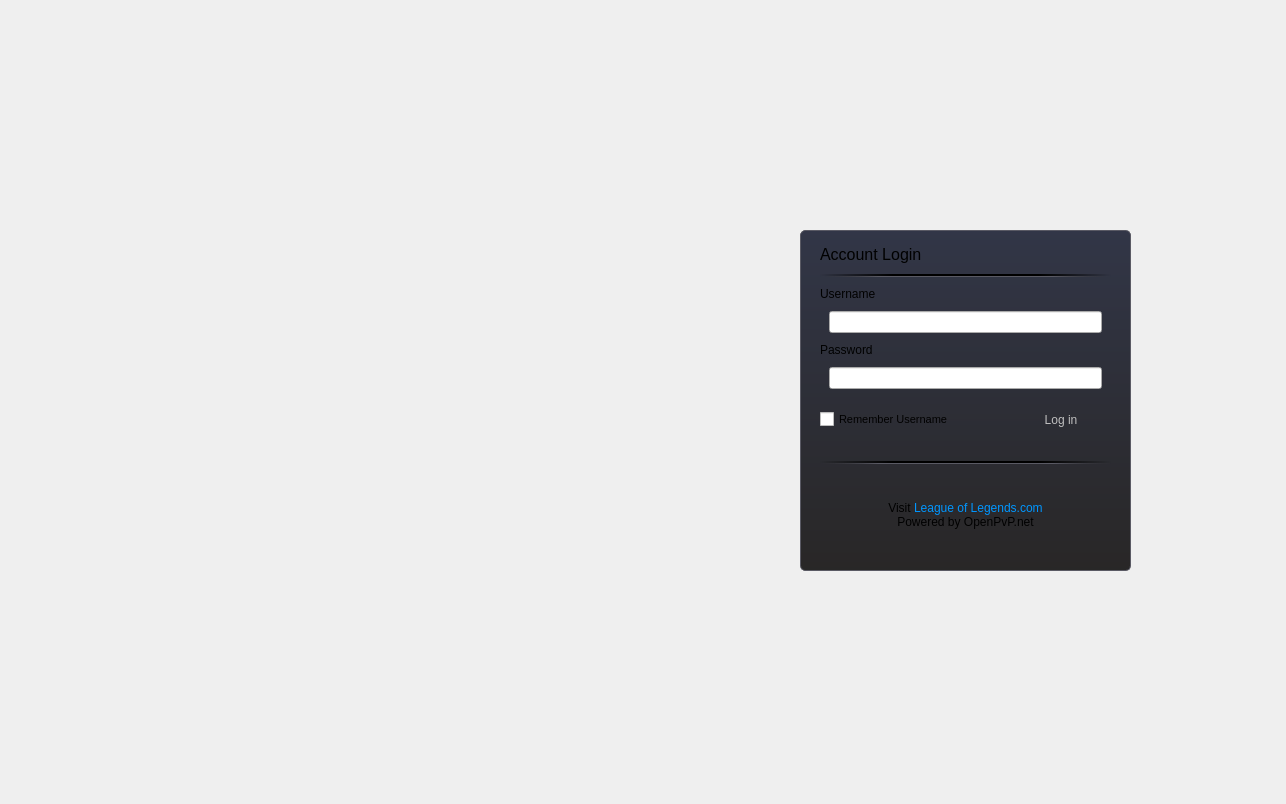
<?xml version="1.0" encoding="UTF-8"?>
<ui version="4.0">
 <class>LoginScreen</class>
 <widget class="QWidget" name="LoginScreen">
  <property name="geometry">
   <rect>
    <x>0</x>
    <y>0</y>
    <width>1286</width>
    <height>804</height>
   </rect>
  </property>
  <property name="windowTitle">
   <string/>
  </property>
  <property name="styleSheet">
   <string notr="true">#title {
	font-size: 12pt;
}

QWidget#frame {
	background-color: qlineargradient(x1: 0, y1: 0, x2: 0, y2: 1, stop: 0 rgba(15, 20, 40, 216), stop: 1 rgba(4, 2, 2, 216));
	border-style: solid;
	border-radius: 5px;
	border-width: 1px;
	border-color: rgba(90, 90, 100);
}

QFrame#line_top {
	background-color: qlineargradient(x1: 0, y1: 0, x2: 1, y2: 0, stop: 0 rgba(0, 0, 0, 0), stop: 0.25 rgba(0, 0, 0, 255), stop: 0.75 rgba(0, 0, 0, 255), stop: 1 rgba(0, 0, 0, 0));
	border-style: solid;
	border-width:0px;
	border-bottom-width:1px;
	border-bottom-color: qlineargradient(x1: 0, y1: 0, x2: 1, y2: 0, stop: 0 rgba(90, 90, 100, 0), stop: 0.2 rgba(90, 90, 100, 255), stop: 0.8 rgba(90, 90, 100, 255), stop: 1 rgba(90, 90, 100, 0));
}

QFrame#line_bot {
	background-color: qlineargradient(x1: 0, y1: 0, x2: 1, y2: 0, stop: 0 rgba(0, 0, 0, 0), stop: 0.25 rgba(0, 0, 0, 255), stop: 0.75 rgba(0, 0, 0, 255), stop: 1 rgba(0, 0, 0, 0));
	border-style: solid;
	border-width:0px;
	border-bottom-width:1px;
	border-bottom-color: qlineargradient(x1: 0, y1: 0, x2: 1, y2: 0, stop: 0 rgba(90, 90, 100, 0), stop: 0.2 rgba(90, 90, 100, 255), stop: 0.8 rgba(90, 90, 100, 255), stop: 1 rgba(90, 90, 100, 0));
}

QPushButton {
	font-weight: normal;
}
</string>
  </property>
  <widget class="QWidget" name="windowframe" native="true">
   <property name="geometry">
    <rect>
     <x>0</x>
     <y>0</y>
     <width>1286</width>
     <height>804</height>
    </rect>
   </property>
   <widget class="QLabel" name="left">
    <property name="geometry">
     <rect>
      <x>0</x>
      <y>98</y>
      <width>13</width>
      <height>647</height>
     </rect>
    </property>
    <property name="pixmap">
     <pixmap>assets/extracted/window_frame_left.png</pixmap>
    </property>
   </widget>
   <widget class="QLabel" name="top">
    <property name="geometry">
     <rect>
      <x>0</x>
      <y>0</y>
      <width>1286</width>
      <height>99</height>
     </rect>
    </property>
    <property name="text">
     <string/>
    </property>
    <property name="pixmap">
     <pixmap>assets/extracted/window_frame_top_login.png</pixmap>
    </property>
   </widget>
   <widget class="QLabel" name="bottom">
    <property name="geometry">
     <rect>
      <x>0</x>
      <y>745</y>
      <width>1286</width>
      <height>58</height>
     </rect>
    </property>
    <property name="pixmap">
     <pixmap>assets/extracted/window_frame_bottom.png</pixmap>
    </property>
   </widget>
   <widget class="QLabel" name="right">
    <property name="geometry">
     <rect>
      <x>1273</x>
      <y>98</y>
      <width>13</width>
      <height>647</height>
     </rect>
    </property>
    <property name="pixmap">
     <pixmap>assets/extracted/window_frame_right.png</pixmap>
    </property>
   </widget>
   <widget class="QLabel" name="background">
    <property name="geometry">
     <rect>
      <x>5</x>
      <y>15</y>
      <width>1272</width>
      <height>750</height>
     </rect>
    </property>
    <property name="text">
     <string/>
    </property>
    <property name="pixmap">
     <pixmap>assets/images/backgrounds/LOL_qqlogin.png</pixmap>
    </property>
   </widget>
   <widget class="QWidget" name="frame" native="true">
    <property name="geometry">
     <rect>
      <x>800</x>
      <y>230</y>
      <width>331</width>
      <height>341</height>
     </rect>
    </property>
    <layout class="QVBoxLayout" name="verticalLayout">
     <property name="spacing">
      <number>10</number>
     </property>
     <property name="leftMargin">
      <number>20</number>
     </property>
     <property name="topMargin">
      <number>15</number>
     </property>
     <property name="rightMargin">
      <number>20</number>
     </property>
     <property name="bottomMargin">
      <number>15</number>
     </property>
     <item>
      <widget class="QLabel" name="title">
       <property name="text">
        <string>Account Login</string>
       </property>
      </widget>
     </item>
     <item>
      <widget class="Line" name="line_top">
       <property name="orientation">
        <enum>Qt::Horizontal</enum>
       </property>
      </widget>
     </item>
     <item>
      <widget class="QLabel" name="lblusername">
       <property name="text">
        <string>Username</string>
       </property>
      </widget>
     </item>
     <item>
      <widget class="QWidget" name="widget" native="true">
       <layout class="QHBoxLayout" name="horizontalLayout_3">
        <property name="topMargin">
         <number>0</number>
        </property>
        <property name="bottomMargin">
         <number>0</number>
        </property>
        <item>
         <widget class="QLineEdit" name="username">
          <property name="text">
           <string/>
          </property>
         </widget>
        </item>
       </layout>
      </widget>
     </item>
     <item>
      <widget class="QLabel" name="lblpassword">
       <property name="text">
        <string>Password</string>
       </property>
      </widget>
     </item>
     <item>
      <widget class="QWidget" name="widget_2" native="true">
       <layout class="QHBoxLayout" name="horizontalLayout_4">
        <property name="topMargin">
         <number>0</number>
        </property>
        <property name="bottomMargin">
         <number>0</number>
        </property>
        <item>
         <widget class="QLineEdit" name="password">
          <property name="text">
           <string/>
          </property>
          <property name="echoMode">
           <enum>QLineEdit::Password</enum>
          </property>
         </widget>
        </item>
       </layout>
      </widget>
     </item>
     <item>
      <spacer name="verticalSpacer_2">
       <property name="orientation">
        <enum>Qt::Vertical</enum>
       </property>
       <property name="sizeType">
        <enum>QSizePolicy::Maximum</enum>
       </property>
       <property name="sizeHint" stdset="0">
        <size>
         <width>20</width>
         <height>10</height>
        </size>
       </property>
      </spacer>
     </item>
     <item>
      <layout class="QHBoxLayout" name="horizontalLayout">
       <item>
        <widget class="QCheckBox" name="remember">
         <property name="styleSheet">
          <string notr="true">font-size: 8pt;</string>
         </property>
         <property name="text">
          <string>Remember Username</string>
         </property>
        </widget>
       </item>
       <item>
        <spacer name="horizontalSpacer">
         <property name="orientation">
          <enum>Qt::Horizontal</enum>
         </property>
         <property name="sizeHint" stdset="0">
          <size>
           <width>40</width>
           <height>20</height>
          </size>
         </property>
        </spacer>
       </item>
       <item>
        <widget class="QPushButton" name="login">
         <property name="enabled">
          <bool>false</bool>
         </property>
         <property name="sizePolicy">
          <sizepolicy hsizetype="MinimumExpanding" vsizetype="Fixed">
           <horstretch>0</horstretch>
           <verstretch>0</verstretch>
          </sizepolicy>
         </property>
         <property name="minimumSize">
          <size>
           <width>100</width>
           <height>0</height>
          </size>
         </property>
         <property name="toolTip">
          <string>Click to login to League of Legends</string>
         </property>
         <property name="autoFillBackground">
          <bool>false</bool>
         </property>
         <property name="styleSheet">
          <string notr="true"/>
         </property>
         <property name="text">
          <string>Log in</string>
         </property>
         <property name="flat">
          <bool>true</bool>
         </property>
        </widget>
       </item>
      </layout>
     </item>
     <item>
      <spacer name="verticalSpacer">
       <property name="orientation">
        <enum>Qt::Vertical</enum>
       </property>
       <property name="sizeType">
        <enum>QSizePolicy::Maximum</enum>
       </property>
       <property name="sizeHint" stdset="0">
        <size>
         <width>20</width>
         <height>20</height>
        </size>
       </property>
      </spacer>
     </item>
     <item>
      <widget class="Line" name="line_bot">
       <property name="orientation">
        <enum>Qt::Horizontal</enum>
       </property>
      </widget>
     </item>
     <item>
      <widget class="QLabel" name="text">
       <property name="sizePolicy">
        <sizepolicy hsizetype="Preferred" vsizetype="Expanding">
         <horstretch>0</horstretch>
         <verstretch>0</verstretch>
        </sizepolicy>
       </property>
       <property name="text">
        <string>&lt;style&gt;a { color: rgb(0, 150, 255); text-decoration: none; }&lt;/style&gt;Visit &lt;a href=&quot;leagueoflegends.com&quot;&gt;League of Legends.com&lt;/a&gt;&lt;br&gt;Powered by OpenPvP.net</string>
       </property>
       <property name="alignment">
        <set>Qt::AlignCenter</set>
       </property>
      </widget>
     </item>
    </layout>
   </widget>
   <widget class="QLabel" name="logo">
    <property name="geometry">
     <rect>
      <x>800</x>
      <y>70</y>
      <width>331</width>
      <height>130</height>
     </rect>
    </property>
    <property name="text">
     <string/>
    </property>
    <property name="pixmap">
     <pixmap>assets/images/chrome/logo/logo.png</pixmap>
    </property>
    <property name="alignment">
     <set>Qt::AlignCenter</set>
    </property>
   </widget>
   <zorder>background</zorder>
   <zorder>top</zorder>
   <zorder>left</zorder>
   <zorder>bottom</zorder>
   <zorder>right</zorder>
   <zorder>frame</zorder>
   <zorder>logo</zorder>
  </widget>
 </widget>
 <resources/>
 <connections>
  <connection>
   <sender>password</sender>
   <signal>textChanged(QString)</signal>
   <receiver>LoginScreen</receiver>
   <slot>passwordChanged(QString)</slot>
   <hints>
    <hint type="sourcelabel">
     <x>965</x>
     <y>442</y>
    </hint>
    <hint type="destinationlabel">
     <x>642</x>
     <y>401</y>
    </hint>
   </hints>
  </connection>
  <connection>
   <sender>username</sender>
   <signal>textChanged(QString)</signal>
   <receiver>LoginScreen</receiver>
   <slot>usernameChanged(QString)</slot>
   <hints>
    <hint type="sourcelabel">
     <x>965</x>
     <y>389</y>
    </hint>
    <hint type="destinationlabel">
     <x>642</x>
     <y>401</y>
    </hint>
   </hints>
  </connection>
  <connection>
   <sender>login</sender>
   <signal>clicked()</signal>
   <receiver>LoginScreen</receiver>
   <slot>login()</slot>
   <hints>
    <hint type="sourcelabel">
     <x>1071</x>
     <y>495</y>
    </hint>
    <hint type="destinationlabel">
     <x>642</x>
     <y>401</y>
    </hint>
   </hints>
  </connection>
 </connections>
 <slots>
  <slot>login()</slot>
  <slot>passwordChanged(QString)</slot>
  <slot>usernameChanged(QString)</slot>
 </slots>
</ui>
